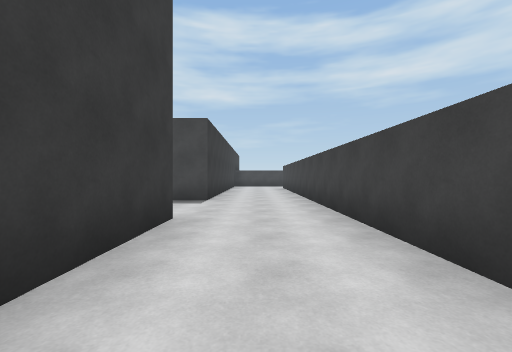
View 1 (above)

24 first-person views from a walk through a 3-D level made in the Unity game engine. The camera is 1.3 m above the floor, looks level and sees 90° across. The floor is counted in squares, 2 m on a side. Each view is taken from the middle of a square. On the plan, view 1 faces up. The plan holds only what a view shows up to about 9 squares ahead; the rest is blank. The place goes on beyond the plan. The player character is not drawn.

View 2
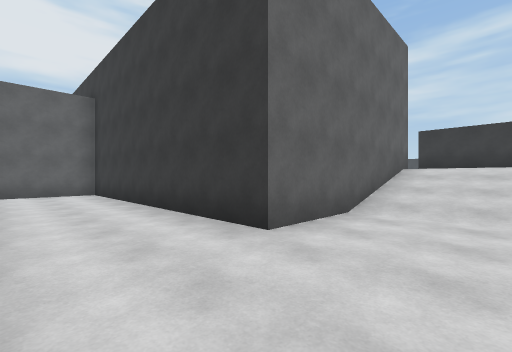

View 3
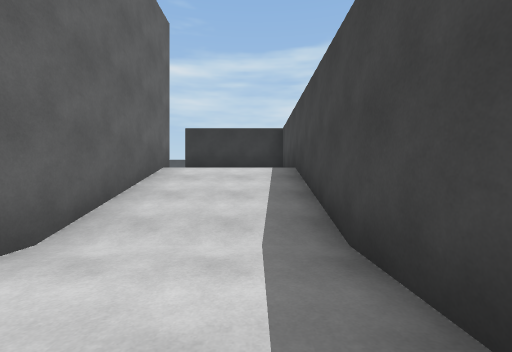

View 4
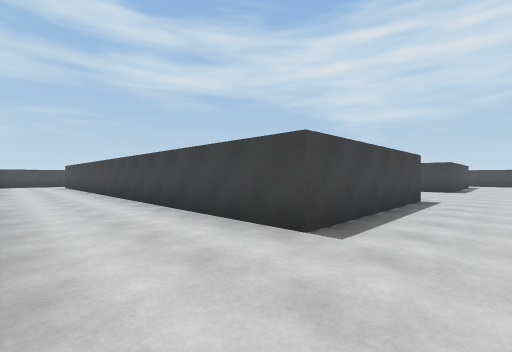

View 5
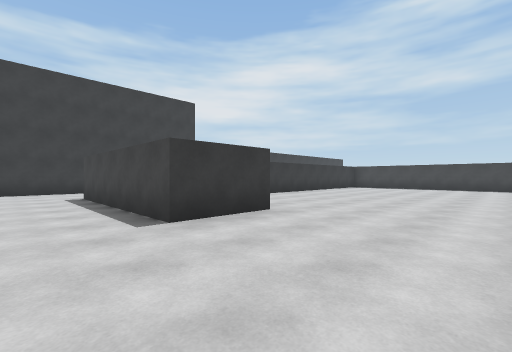

View 6
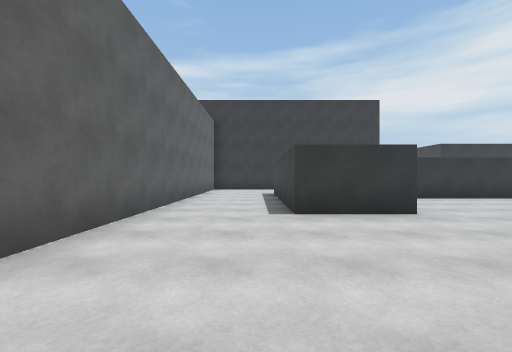

View 7
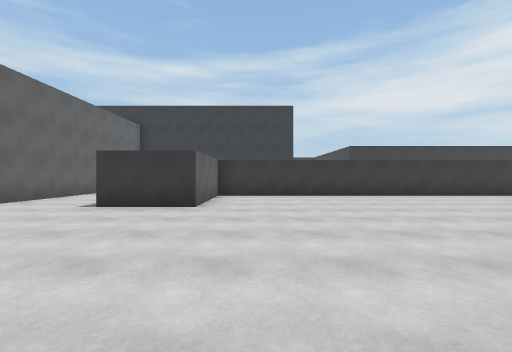

View 8
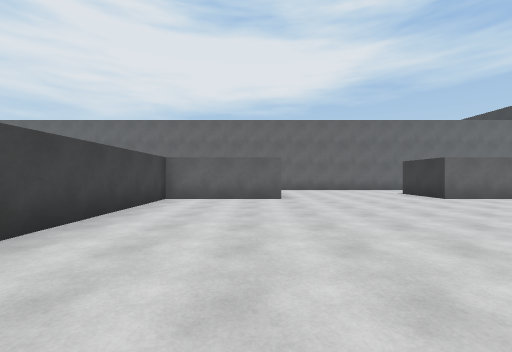

View 9
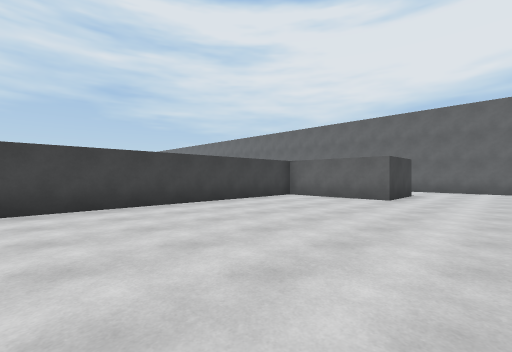

View 10
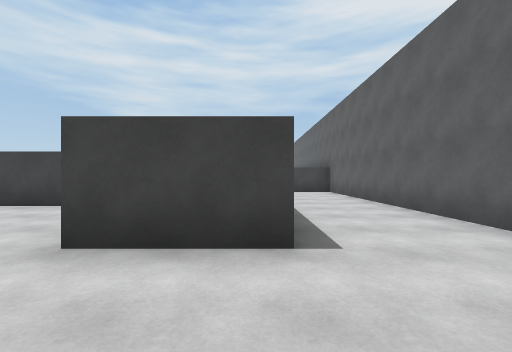

View 11
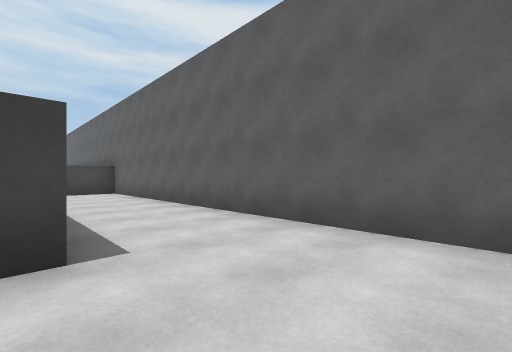

View 12
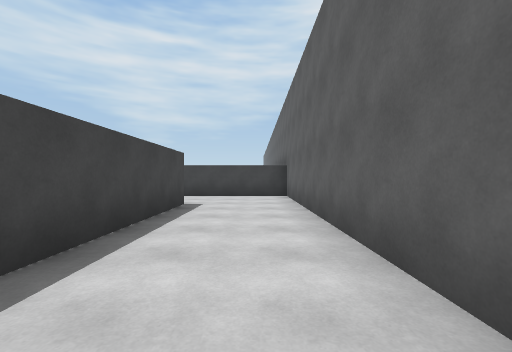

View 13
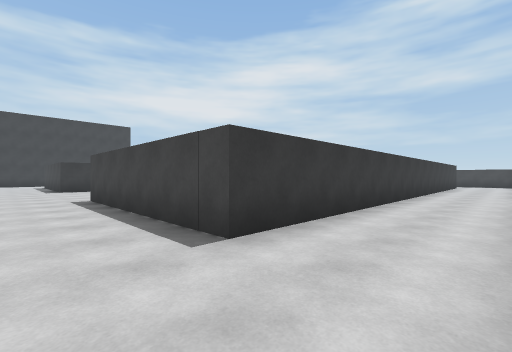

View 14
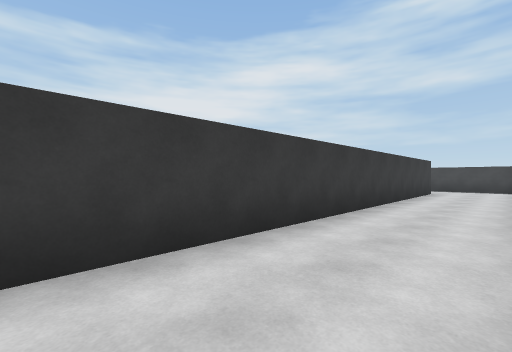

View 15
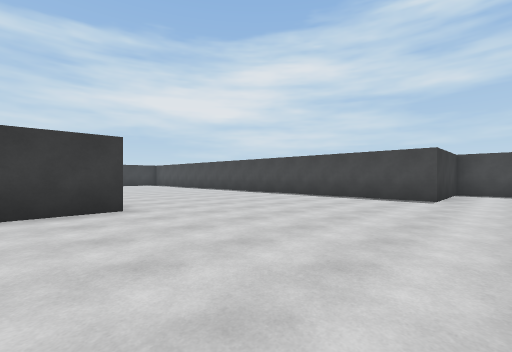

View 16
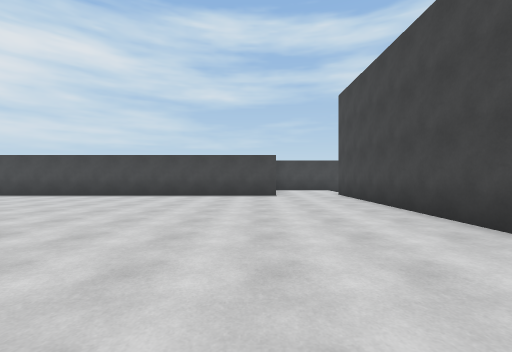

View 17
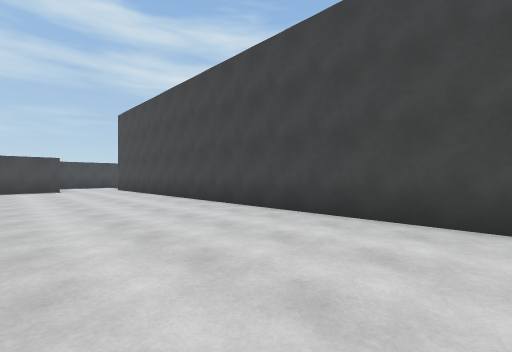

View 18
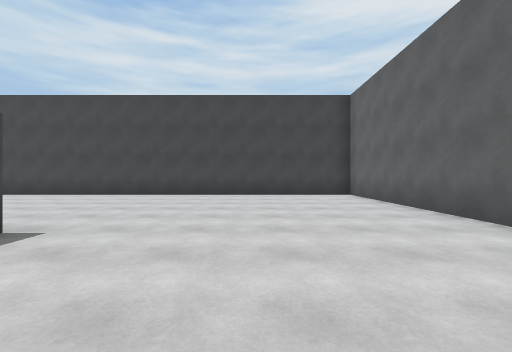

View 19
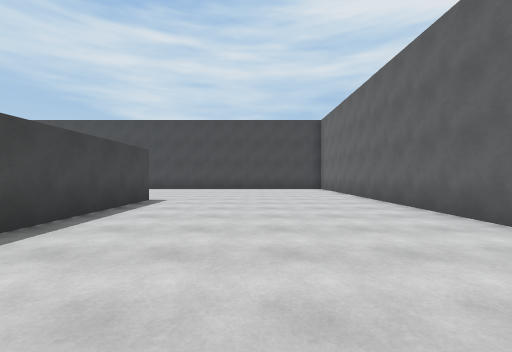

View 20
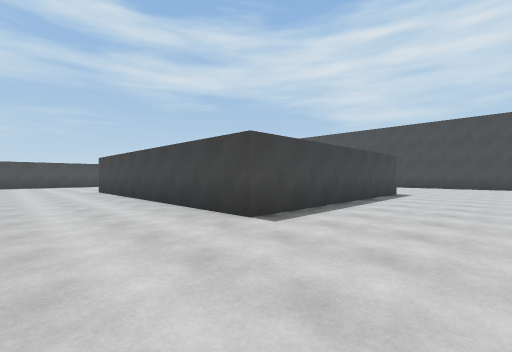

View 21
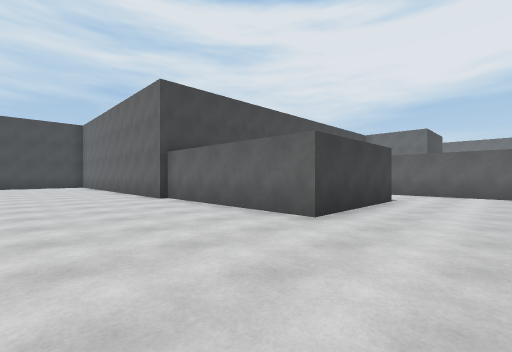

View 22
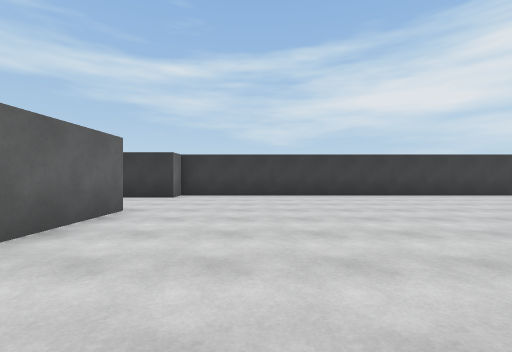

View 23
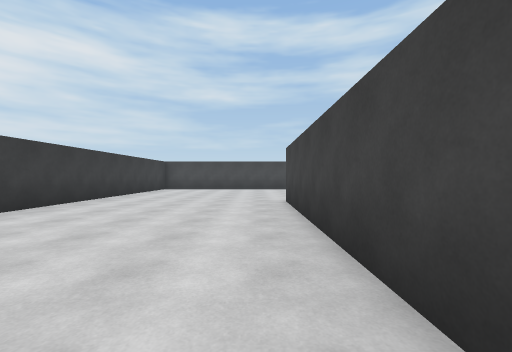

View 24
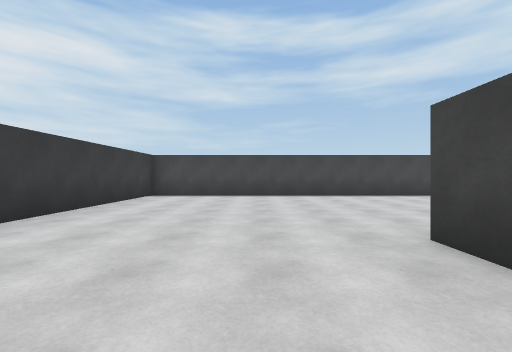

### Floor plan
Key: @ floor where view 1 was taken; # wall or solid block; . main floor; - floor 1.75 m lower than the main floor; / step, stairs or slope.
Columns run from 26 left of view 1 to 19 right of it. Each row starts with its distance up from view 1.
  8                         #---##---  ------###--
  7                 #########---##-----------###--
  6                 #...///-----##-----------###--
  5                 #...///-----##-----------###--
  4 #################..######---##-----------###--
  3 #..................#    #---##-----------###--
  2 #..................#    #---##-----------###--
  1 #........ .........#    #---##-----------###--
  0 #........ .........#    #-@-#####-----#### #--
 -1 #.......  .........#    #---#####-----######--
 -2 #......    ........#    #---------------------
 -3 #.....#      #.....#    #---------------------
 -4 #.....#      #.....#    ######################
 -5 #.....#        ....#
 -6 #.....#        ....#
 -7 #.....#        ....#
 -8 #.....#        ....#
 -9 #.....#        ....#
-10 #.....#       .....#
-11 #.....########.....#
-12 #..................#
-13 #..................#
-14 #..................#
-15 #..................#
-16 #..................#
-17 #..................#
-18 ##..################
-19  #..#
-20   ..#
-21   ..#
-22   ...
-23   ...

Where each view was taken, in squares from view 1:
view 1: 0 up, 0 right, facing up
view 2: 6 up, 1 right, facing down-left
view 3: 6 up, 1 left, facing left
view 4: 3 down, 1 left, facing up-right
view 5: 3 down, 10 right, facing up-left
view 6: 2 down, 11 right, facing left
view 7: 2 up, 12 right, facing left
view 8: 8 up, 12 right, facing down
view 9: 8 up, 9 right, facing down-right
view 10: 1 down, 9 right, facing right
view 11: 1 down, 9 right, facing down-right
view 12: 3 down, 11 right, facing right
view 13: 3 down, 19 right, facing up-left
view 14: 3 up, 19 right, facing up-left
view 15: 4 down, 8 left, facing up-left
view 16: 5 down, 10 left, facing up
view 17: 9 down, 11 left, facing up-right
view 18: 14 down, 16 left, facing right
view 19: 14 down, 20 left, facing right
view 20: 14 down, 23 left, facing up-right
view 21: 14 down, 24 left, facing down-right
view 22: 15 down, 17 left, facing left
view 23: 9 down, 21 left, facing up
view 24: 5 down, 22 left, facing up
